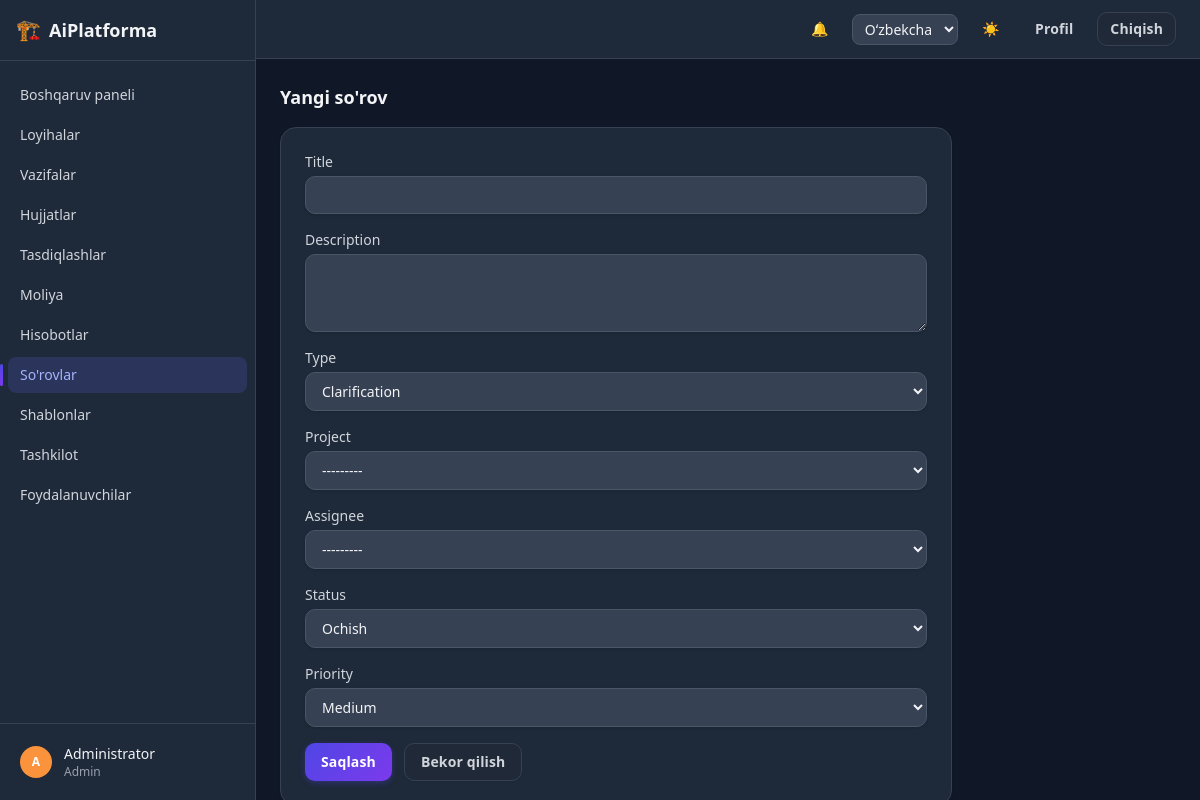
Page /requests/new/ (signed in) on the committed database.
### apps/accounts/models.py (models this page shows)
class User(AbstractBaseUser, PermissionsMixin):
    class Role(models.TextChoices):
        ADMIN = "admin", _("Admin")
        MANAGER = "manager", _("Manager")
        GIP = "gip", _("GIP")
        GIP_ASSISTANT = "gip_assistant", _("GIP assistant")
        DESIGNER = "designer", _("Designer")
        REVIEWER = "reviewer", _("Reviewer")
        CLIENT = "client", _("Client")
    id = models.UUIDField(primary_key=True, default=uuid.uuid4, editable=False)
    email = models.EmailField(unique=True)
    full_name = models.CharField(max_length=255)
    role = models.CharField(max_length=20, choices=Role.choices, default=Role.DESIGNER)
    department = models.CharField(max_length=255, blank=True, null=True)
    phone = models.CharField(max_length=50, blank=True, null=True)
    avatar = models.ImageField(upload_to="avatars/", blank=True, null=True)
    telegram_chat_id = models.CharField(max_length=64, blank=True, null=True)
    is_active = models.BooleanField(default=True)
    is_staff = models.BooleanField(default=False)
    is_verified = models.BooleanField(default=False)
    totp_secret = models.CharField(max_length=64, blank=True, null=True)
    two_factor_enabled = models.BooleanField(default=False)
    created_at = models.DateTimeField(auto_now_add=True)
    updated_at = models.DateTimeField(auto_now=True)
    objects = UserManager()
    USERNAME_FIELD = "email"
    REQUIRED_FIELDS = ["full_name"]
    class Meta:
        ordering = ["full_name"]
    def __str__(self):
        return self.full_name or self.email
    def get_short_name(self):
        return self.full_name.split()[0] if self.full_name else self.email

### apps/requests_app/models.py (models this page shows, shortened)
class Request(models.Model):
    id = models.UUIDField(primary_key=True, default=uuid.uuid4, editable=False)
    title = models.CharField(max_length=255)
    description = models.TextField(blank=True, null=True)
    type = models.CharField(max_length=20, choices=RequestType.choices, default=RequestType.CLARIFICATION)
    project = models.ForeignKey(
        "projects.Project", on_delete=models.CASCADE, null=True, blank=True, related_name="requests"
    )
    created_by = models.ForeignKey(
        settings.AUTH_USER_MODEL, on_delete=models.PROTECT, related_name="created_requests"
    )
    assignee = models.ForeignKey(
        settings.AUTH_USER_MODEL, on_delete=models.SET_NULL, null=True, blank=True, related_name="assigned_requests"
    )
    status = models.CharField(max_length=20, choices=RequestStatus.choices, default=RequestStatus.OPEN)
    priority = models.CharField(max_length=20, choices=RequestPriority.choices, default=RequestPriority.MEDIUM)
    created_at = models.DateTimeField(auto_now_add=True)
    updated_at = models.DateTimeField(auto_now=True)
    class Meta:
        ordering = ["-created_at"]

### apps/requests_app/views.py (the view)
# urls.py: path("new/", views.request_create, name="create"),
@login_required
def request_create(request):
    if request.method == "POST":
        form = RequestForm(request.POST)
        if form.is_valid():
            req = form.save(commit=False)
            req.created_by = request.user
            req.save()
            if req.assignee and req.assignee_id != request.user.id:
                notify_user(
                    req.assignee, "system", _("New request assigned"),
                    _('You were assigned to "%(title)s".') % {"title": req.title},
                    link=f"/requests/{req.pk}/",
                )
            messages.success(request, _("Request created."))
            return redirect("requests_app:detail", pk=req.pk)
    else:
        form = RequestForm()
    return render(request, "requests_app/request_form.html", {"form": form, "is_create": True})

### apps/requests_app/forms.py
class RequestForm(StyledFormMixin, forms.ModelForm):
    class Meta:
        model = Request
        fields = ["title", "description", "type", "project", "assignee", "status", "priority"]
        widgets = {"description": forms.Textarea(attrs={"rows": 3})}

### apps/core/context_processors.py (called while the page is built)
def dark_mode(request):
    return {"dark_mode": getattr(request, "dark_mode", True)}

### apps/core/templatetags/core_extras.py (called while the page is built)
@register.filter
def initials(name):
    if not name:
        return "?"
    parts = str(name).split()
    letters = "".join(p[0] for p in parts[:2] if p)
    return letters.upper() or "?"

@register.filter
def avatar_color(name):
    if not name:
        return _AVATAR_PALETTE[0]
    total = sum(ord(ch) for ch in str(name))
    return _AVATAR_PALETTE[total % len(_AVATAR_PALETTE)]

### apps/projects/models.py (called while the page is built)
    def __str__(self):
        return self.name

### templates/requests_app/request_form.html (shortened to what this page needs)
{% extends "base.html" %}
{% load i18n %}
{% block page_title %}{% if is_create %}{% trans "New request" %}{% else %}{% trans "Edit request" %}{% endif %}{% endblock %}
{% block content %}
<form method="post" class="card max-w-2xl space-y-4 p-6">
  {% for field in form %}
    <div>
      <label class="field-label" for="{{ field.id_for_label }}">{{ field.label }}</label>
      {{ field }}
    </div>
  {% endfor %}
  <div class="flex gap-3">
    <button type="submit" class="btn btn-primary btn-md">{% trans "Save" %}</button>
    <a href="{% if request_obj %}{% url 'requests_app:detail' request_obj.pk %}{% else %}{% url 'requests_app:list' %}{% endif %}" class="btn btn-secondary btn-md">{% trans "Cancel" %}</a>
  </div>
</form>
{% endblock %}

### templates/partials/sidebar.html
{% load i18n core_extras %}
<aside class="hidden w-64 shrink-0 flex-col border-r border-gray-200 bg-white dark:border-gray-700 dark:bg-gray-800 md:flex">
  <div class="flex items-center gap-2 border-b border-gray-200 px-4 py-4 dark:border-gray-700">
    <span class="text-xl">🏗️</span>
    <span class="text-lg font-semibold">AiPlatforma</span>
  </div>
  <nav class="flex-1 space-y-1 overflow-y-auto px-2 py-4 text-sm">
    {% url 'core:dashboard' as dashboard_url %}
    <a href="{{ dashboard_url }}" class="flex items-center gap-3 rounded-lg px-3 py-2 font-medium
      {% if request.path == dashboard_url %}bg-blue-50 text-blue-700 dark:bg-blue-950 dark:text-blue-300{% else %}text-gray-600 hover:bg-gray-100 dark:text-gray-300 dark:hover:bg-gray-700{% endif %}">
      {% trans "Dashboard" %}
    </a>
    {% url 'projects:list' as projects_url %}
    <a href="{{ projects_url }}" class="flex items-center gap-3 rounded-lg px-3 py-2 font-medium
      {% if request.path|slice:":9" == "/projects" %}bg-blue-50 text-blue-700 dark:bg-blue-950 dark:text-blue-300{% else %}text-gray-600 hover:bg-gray-100 dark:text-gray-300 dark:hover:bg-gray-700{% endif %}">
      {% trans "Projects" %}
    </a>
    {% url 'tasks:board' as tasks_url %}
    <a href="{{ tasks_url }}" class="flex items-center gap-3 rounded-lg px-3 py-2 font-medium
      {% if request.path|slice:":6" == "/tasks" %}bg-blue-50 text-blue-700 dark:bg-blue-950 dark:text-blue-300{% else %}text-gray-600 hover:bg-gray-100 dark:text-gray-300 dark:hover:bg-gray-700{% endif %}">
      {% trans "Tasks" %}
    </a>
    {% url 'documents:list' as documents_url %}
    <a href="{{ documents_url }}" class="flex items-center gap-3 rounded-lg px-3 py-2 font-medium
      {% if request.path == documents_url %}bg-blue-50 text-blue-700 dark:bg-blue-950 dark:text-blue-300{% else %}text-gray-600 hover:bg-gray-100 dark:text-gray-300 dark:hover:bg-gray-700{% endif %}">
      {% trans "Documents" %}
    </a>
    {% url 'documents:approvals' as approvals_url %}
    <a href="{{ approvals_url }}" class="flex items-center gap-3 rounded-lg px-3 py-2 font-medium
      {% if request.path == approvals_url %}bg-blue-50 text-blue-700 dark:bg-blue-950 dark:text-blue-300{% else %}text-gray-600 hover:bg-gray-100 dark:text-gray-300 dark:hover:bg-gray-700{% endif %}">
      {% trans "Approvals" %}
    </a>
    {% url 'finance:home' as finance_url %}
    <a href="{{ finance_url }}" class="flex items-center gap-3 rounded-lg px-3 py-2 font-medium
      {% if request.path == finance_url %}bg-blue-50 text-blue-700 dark:bg-blue-950 dark:text-blue-300{% else %}text-gray-600 hover:bg-gray-100 dark:text-gray-300 dark:hover:bg-gray-700{% endif %}">
      {% trans "Finance" %}
    </a>
    {% url 'reports:dashboard' as reports_url %}
    <a href="{{ reports_url }}" class="flex items-center gap-3 rounded-lg px-3 py-2 font-medium
      {% if request.path == reports_url %}bg-blue-50 text-blue-700 dark:bg-blue-950 dark:text-blue-300{% else %}text-gray-600 hover:bg-gray-100 dark:text-gray-300 dark:hover:bg-gray-700{% endif %}">
      {% trans "Reports" %}
    </a>
    {% url 'requests_app:list' as requests_url %}
    <a href="{{ requests_url }}" class="flex items-center gap-3 rounded-lg px-3 py-2 font-medium
      {% if request.path|slice:":9" == "/requests" %}bg-blue-50 text-blue-700 dark:bg-blue-950 dark:text-blue-300{% else %}text-gray-600 hover:bg-gray-100 dark:text-gray-300 dark:hover:bg-gray-700{% endif %}">
      {% trans "Requests" %}
    </a>
    {% url 'document_templates:list' as templates_url %}
    <a href="{{ templates_url }}" class="flex items-center gap-3 rounded-lg px-3 py-2 font-medium
      {% if request.path|slice:":10" == "/templates" %}bg-blue-50 text-blue-700 dark:bg-blue-950 dark:text-blue-300{% else %}text-gray-600 hover:bg-gray-100 dark:text-gray-300 dark:hover:bg-gray-700{% endif %}">
      {% trans "Templates" %}
    </a>
    {% url 'organization:list' as organization_url %}
    <a href="{{ organization_url }}" class="flex items-center gap-3 rounded-lg px-3 py-2 font-medium
      {% if request.path == organization_url %}bg-blue-50 text-blue-700 dark:bg-blue-950 dark:text-blue-300{% else %}text-gray-600 hover:bg-gray-100 dark:text-gray-300 dark:hover:bg-gray-700{% endif %}">
      {% trans "Organization" %}
    </a>
    {% url 'accounts:user_list' as users_url %}
    <a href="{{ users_url }}" class="flex items-center gap-3 rounded-lg px-3 py-2 font-medium
      {% if request.path == users_url %}bg-blue-50 text-blue-700 dark:bg-blue-950 dark:text-blue-300{% else %}text-gray-600 hover:bg-gray-100 dark:text-gray-300 dark:hover:bg-gray-700{% endif %}">
      {% trans "Users" %}
    </a>
  </nav>
  <div class="border-t border-gray-200 p-3 dark:border-gray-700">
    <a href="{% url 'accounts:profile' %}" class="flex items-center gap-3 rounded-lg px-2 py-2 hover:bg-gray-100 dark:hover:bg-gray-700">
      <span class="flex h-8 w-8 items-center justify-center rounded-full text-xs font-semibold text-white"
            style="background-color: {{ request.user.full_name|avatar_color }};">
        {{ request.user.full_name|initials }}
      </span>
      <span class="truncate text-sm">
        <span class="block font-medium">{{ request.user.get_short_name }}</span>
        <span class="block text-xs text-gray-500 dark:text-gray-400">{{ request.user.get_role_display }}</span>
      </span>
    </a>
  </div>
</aside>

### static/css/theme.css (style rules this page uses)
:root { --ap-primary: #4f46e5; --ap-primary-2: #7c3aed; --ap-primary-soft: rgba(79, 70, 229, 0.12); --ap-ring: rgba(99, 102, 241, 0.35); }
.btn { position: relative; border-radius: 0.625rem !important; font-weight: 600; letter-spacing: 0.01em; transition: transform .12s ease, box-shadow .15s ease, background-color .15s ease, color .15s ease, border-color .15s ease; outline: none; }
.btn-primary { background-image: linear-gradient(135deg, var(--ap-primary), var(--ap-primary-2)) !important; background-color: var(--ap-primary) !important; color: #fff !important; box-shadow: 0 2px 6px rgba(79, 70, 229, 0.35); }
.btn-secondary { background: #fff !important; color: #334155 !important; border: 1px solid #e2e8f0; box-shadow: 0 1px 2px rgba(15, 23, 42, 0.05); }
.dark .btn-secondary { background: #1f2937 !important; color: #d1d5db !important; border-color: #374151; }
.field-input { border-radius: 0.625rem !important; transition: border-color .15s ease, box-shadow .15s ease; }
.card { border-radius: 1rem !important; box-shadow: 0 1px 3px rgba(15, 23, 42, 0.06); transition: box-shadow .15s ease, transform .15s ease, border-color .15s ease; }
aside nav a { position: relative; transition: background-color .15s ease, color .15s ease; }
aside nav a[class*="bg-blue-50"] { background: var(--ap-primary-soft) !important; color: var(--ap-primary) !important; }
.dark aside nav a[class*="bg-blue-50"] { background: rgba(99, 102, 241, 0.18) !important; color: #a5b4fc !important; }
aside nav a[class*="bg-blue-50"]::before { content: ""; position: absolute; left: -0.5rem; top: 20%; bottom: 20%; width: 3px; border-radius: 9999px; background: linear-gradient(180deg, var(--ap-primary), var(--ap-primary-2)); }

### rows in the picture
User: user.full_name|initials "A", user.get_short_name "Administrator", user.role "Admin"

### other values in the picture
{{ field.label }} "Title" "Description" "Type" "Project" "Assignee" "Status" "Priority"
form field language "Oʻzbekcha"
